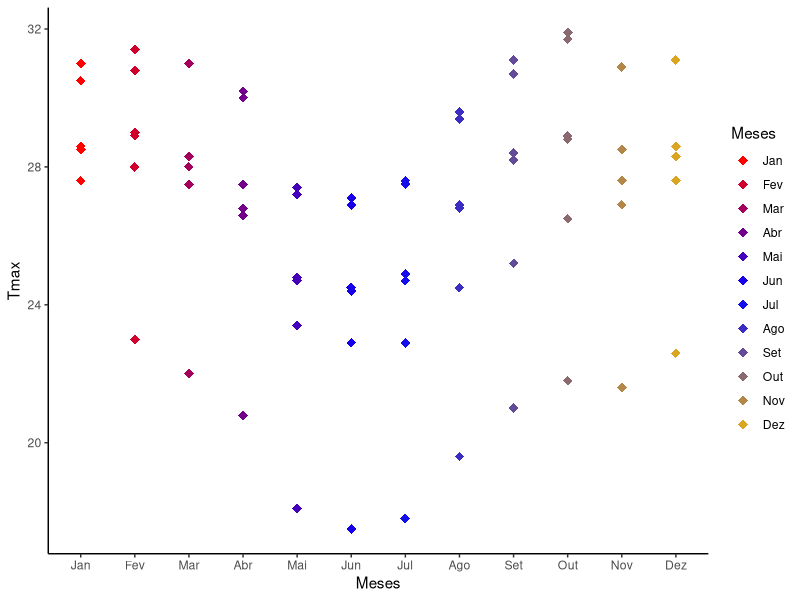
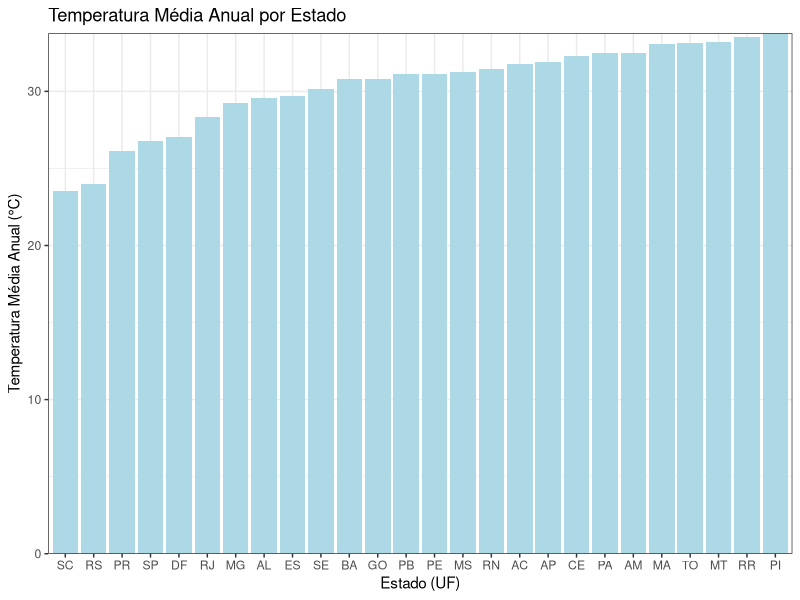

The R script that drew these images, in order:
## ---- chunk 1
#| warning: false

library(readxl)
library(tidyverse)
#library(dplyr)
#library(tidyr)


#Normais Climatológicas (1991-2020) de Temperatura Máxima
#Mensal obtidas do INMET

dados_nc <- read_excel("dados/TMAX_INMET.xlsx")
#head(dados_nc)
str(dados_nc)

## ---- chunk 2

dim(dados_nc)
#summary(dados_nc)
# names(dados_nc)

## ---- chunk 3
#Verificar de tem valores NA
any(is.na(dados_nc))

#Contar quantos valores NA existem no total
# sum(is.na(dados_nc))

#Verificar o número de NAs por coluna
# colSums(is.na(dados_nc))

#ver linhas que contêm pelo menos um NA
# dados_nc  |> 
  # filter(if_any(everything(), is.na))
## ---- chunk 4
# Remover valores NA

#De linhas
dados_limpos <- dados_nc  |> 
  drop_na()

dim(dados_limpos)

#De colunas específica
# dados_limpos <- dados_nc  |> 
  # drop_na(Janeiro, Fevereiro)
## ---- chunk 5
#Substituir (imputar) valores NA

#Substituir NAs por zero
# dados_preenchidos <- dados_nc  |> 
  # mutate(across(everything(), ~replace_na(.x, 0)))

#Substituir NAs por média da variável
dados_preenchidos2 <- dados_nc  |> 
  mutate(across(where(is.numeric), ~ifelse(is.na(.), mean(., na.rm = TRUE), .)))

any(is.na(dados_preenchidos2))

## ---- chunk 6

# Selecionar coluna pelo nome
# dados$UF

# Selecionar várias colunas por índice
# dados[, c(1,3)]

# Selecionar linha específica
# dados[10, ]

# Célula na linha 5, coluna 3
#dados[5, 3]

## ---- chunk 7
# Renomeando coluna
TMAX_INMET <- dados_nc |> 
  rename(
    Estacao = `Nome da Estação`,
    Jan = Janeiro,
    Fev = Fevereiro,
    Mar = Março,
    Abr = Abril,
    Mai = Maio,
    Jun = Junho,
    Jul = Julho,
    Ago = Agosto,
    Set = Setembro,
    Out = Outubro,
    Nov = Novembro,
    Dez = Dezembro
  )

head(TMAX_INMET)
## ---- chunk 8
# Pivotando 

TMAX_longer <- 
  TMAX_INMET |> 
  dplyr::mutate(Ano = NULL) |> 
  tidyr::pivot_longer(
    cols = Jan:Dez,      
    names_to = 'Meses',  
    values_to = 'Tmax'
  )

head(TMAX_longer)
## ---- chunk 9

# Filtrando os dados UF == SP 

TMAX_SP <- 
  TMAX_longer |> 
  dplyr::filter(UF == 'SP')

TMAX_SP
## ---- chunk 10
#| warning: false
#Organizando ordem dos meses

TMAX_SP <-
   TMAX_SP |>
   mutate(Meses = factor(Meses,
                         levels = c('Jan', 'Fev', 'Mar', 'Abr', 'Mai',
                                    'Jun','Jul', 'Ago', 'Set', 'Out',
                                    'Nov', 'Dez')))
## ---- chunk 11
#| message: false
#| warning: false
paleta_cor <- colorRampPalette(c('red', 'blue', 'goldenrod'))

g1 <- ggplot(data = TMAX_SP) +
  geom_point(aes(x = Meses, y = Tmax, color = Meses),
             shape = 18, size = 3)+
  scale_color_manual(values = paleta_cor(12)) +
  theme_classic()

g1

## ---- chunk 12
#
TMAX_UF <- 
  TMAX_longer |> 
  group_by(UF) |> 
  summarise(Tmax_anual = mean(Tmax, na.rm = T))


tail(TMAX_UF)
## ---- chunk 13

ggplot(TMAX_UF, aes(x = reorder(UF, Tmax_anual),
                    y = Tmax_anual)) +
  geom_col(fill = "lightblue") +
  scale_y_continuous(expand = c(0,0)) +
  labs(title = "Temperatura Média Anual por Estado",
       x = "Estado (UF)", y = "Temperatura Média Anual (°C)") +
  theme(
    axis.text.x = element_text(angle = 45)
  ) +
  theme_bw()
